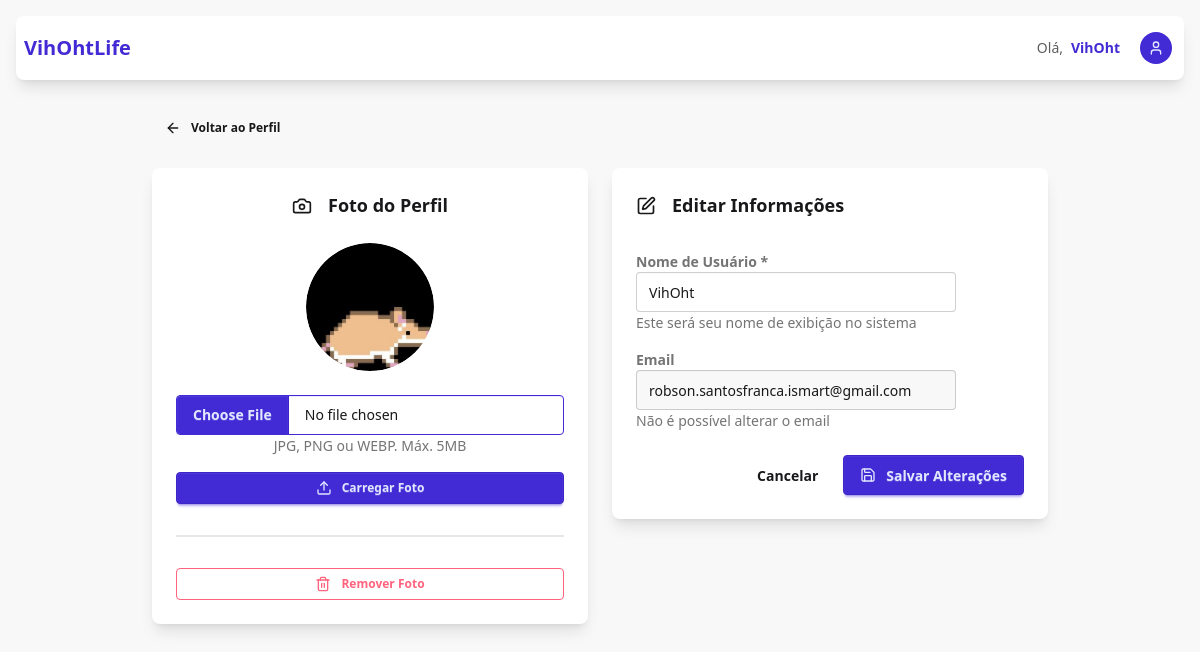
The page /auth/profile/edit/ (signed in) on the database its author committed.
### authentication/models.py (models this page shows, shortened)
class User(AbstractUser):
    email = models.EmailField(max_length=100, unique=True)
    profile_image = models.ImageField(
        upload_to=user_profile_image_path,
        null=True,
        blank=True,
        help_text="Upload a profile image (max 5MB, JPG/PNG)",
    )
    USERNAME_FIELD = "email"
    REQUIRED_FIELDS = ["username"]
    def get_profile_image_url(self):
        if self.profile_image and hasattr(self.profile_image, "url"):
            return self.profile_image.url
        return None

### authentication/views.py (the view, shortened to what this page needs)
# urls.py: path("profile/edit/", views.edit_profile_view, name="edit_profile"),
@login_required
def edit_profile_view(request):
    return render(request, "authentication/edit_profile.html")

### templates/authentication/edit_profile.html (shortened to what this page needs)
{% extends 'landingpage/base.html' %}
{% load static %}
{% block dashboard_content %}
<div class="max-w-4xl mx-auto">
  <div class="mb-6">
    <a href="{% url 'authentication:profile' %}" class="btn btn-ghost btn-sm">
      <i data-lucide="arrow-left" class="w-4 h-4 mr-1"></i>
      Voltar ao Perfil
    </a>
  </div>
  <div class="grid grid-cols-1 lg:grid-cols-2 gap-6">
    <div class="lg:col-span-1">
      <div class="card bg-base-100 shadow-lg">
        <div class="card-body text-center">
          <h3 class="card-title justify-center mb-4">
            <i data-lucide="camera" class="w-5 h-5 mr-2"></i>
            Foto do Perfil
          </h3>
          <div class="avatar mx-auto mb-4">
            <div class="w-32 rounded-full {% if not user.get_profile_image_url %}bg-primary text-primary-content flex items-center justify-center{% endif %}">
              {% if user.get_profile_image_url %}
                <img src="{{ user.get_profile_image_url }}" alt="Profile Image" class="rounded-full" id="current-profile-image">
              {% else %}
                <i data-lucide="user" class="w-16 h-16" id="default-profile-icon"></i>
              {% endif %}
            </div>
          </div>
          <form method="post" enctype="multipart/form-data" id="photo-upload-form" class="space-y-4">
            <div class="form-control">
              <input
                type="file"
                name="profile_image"
                accept="image/*"
                class="file-input file-input-bordered file-input-primary w-full"
                id="photo-input"
              />
              <label class="label">
                <span class="label-text-alt">JPG, PNG ou WEBP. Máx. 5MB</span>
              </label>
            </div>
            <button type="submit" class="btn btn-primary btn-sm w-full">
              <i data-lucide="upload" class="w-4 h-4 mr-1"></i>
              Carregar Foto
            </button>
          </form>
          {% if user.get_profile_image_url %}
            <div class="divider"></div>
            <form method="post" onsubmit="return confirm('Tem certeza que deseja remover sua foto de perfil?')">
              <button type="submit" class="btn btn-outline btn-error btn-sm w-full">
                <i data-lucide="trash-2" class="w-4 h-4 mr-1"></i>
                Remover Foto
              </button>
            </form>
          {% endif %}
        </div>
      </div>
    </div>
    <div class="lg:col-span-1">
      <div class="card bg-base-100 shadow-lg">
        <div class="card-body">
          <h2 class="card-title mb-6">
            <i data-lucide="edit" class="w-5 h-5 mr-2"></i>
            Editar Informações
          </h2>
          <form method="post" class="space-y-4">
            <div class="grid grid-cols-1 gap-4">
              <div class="form-control flex flex-col">
                <label class="label">
                  <span class="label-text font-semibold">Nome de Usuário *</span>
                </label>
                <input
                  type="text"
                  name="username"
                  value="{{ user.username }}"
                  class="input input-bordered"
                  required
                  maxlength="150"
                />
                <label class="label">
                  <span class="label-text-alt">Este será seu nome de exibição no sistema</span>
                </label>
              </div>
              <div class="form-control flex flex-col">
                <label class="label">
                  <span class="label-text font-semibold">Email</span>
                </label>
                <input
                  type="email"
                  value="{{ user.email }}"
                  class="input input-bordered bg-base-200"
                  readonly
                />
                <label class="label">
                  <span class="label-text-alt">Não é possível alterar o email</span>
                </label>
              </div>
            </div>
            <div class="card-actions justify-end mt-6">
              <a href="{% url 'authentication:profile' %}" class="btn btn-ghost">
                Cancelar
              </a>
              <button type="submit" class="btn btn-primary">
                <i data-lucide="save" class="w-4 h-4 mr-1"></i>
                Salvar Alterações
              </button>
            </div>
          </form>
        </div>
      </div>
    </div>
  </div>
</div>
{% endblock %}

### templates/landingpage/base.html (shortened to what this page needs)
{% extends 'base.html' %}
{% block content %}
<div class="min-h-screen bg-base-200 p-4">
  <div class="max-w-7xl mx-auto">
    <div class="navbar bg-base-100 rounded-lg shadow-lg mb-8">
      <div class="flex-1">
        <h2 class="text-xl font-bold text-primary"><a href="{% url 'landingpage' %}">VihOhtLife</a></h2>
      </div>
      <div class="flex-none flex items-center">
        {% if user.is_authenticated %}
          <div class="mr-4 hidden sm:flex items-center">
            <span class="text-sm text-base-content/70 mr-2">Olá,</span>
            <span class="text-sm font-semibold text-primary">{{ user.username }}</span>
          </div>
          <div class="dropdown dropdown-end">
            <div tabindex="0" role="button" class="btn btn-ghost btn-circle avatar">
              <div class="w-8 rounded-full bg-primary text-primary-content flex items-center justify-center" style="display: flex !important;">
                <i data-lucide="user" class="w-4 h-4"></i>
              </div>
            </div>
          </div>
        {% else %}
          <a href="{% url 'authentication:login' %}" class="btn btn-primary btn-sm">
            <i data-lucide="log-in" class="w-4 h-4 mr-1"></i>
            Entrar
          </a>
        {% endif %}
      </div>
    </div>
    {% block dashboard_content %}{% endblock %}
  </div>
</div>
{% endblock %}

### rows shown on the page
User: username "VihOht", get_profile_image_url (picture), email "robson.santosfranca.ismart@gmail.com"
